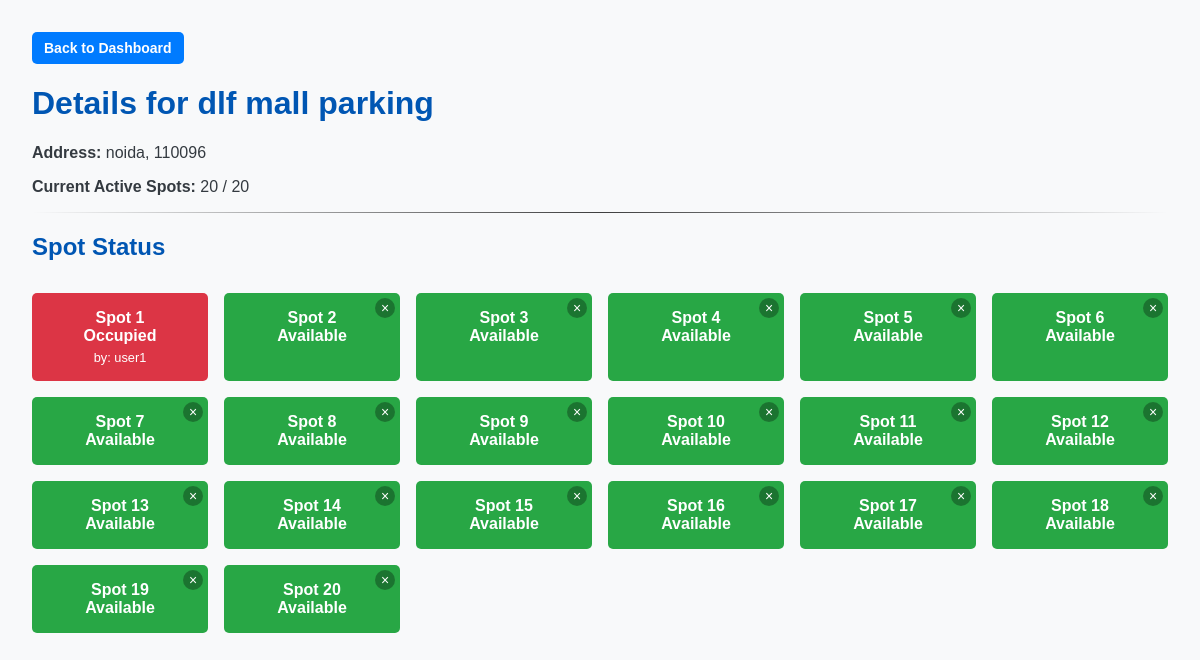
Page /admin/lot/4 (signed in) on the earlier database version.
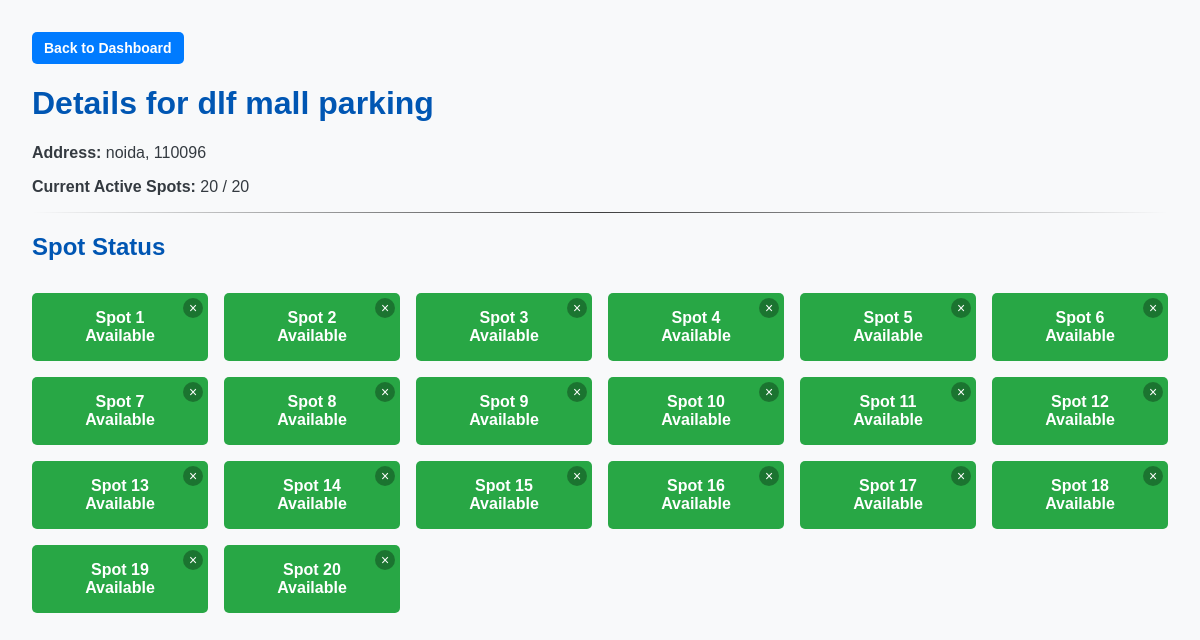
Same page on the later database version.
### models/models.py (models this page shows)
class ParkingSpot(db.Model):
    __tablename__ = 'parking_spots'
    id = db.Column(db.Integer, primary_key=True)
    spot_number = db.Column(db.Integer, nullable=False)
    status = db.Column(db.String(1), default='A', nullable=False)
    lot_id = db.Column(db.Integer, db.ForeignKey('parking_lots.id'), nullable=False)
    bookings = db.relationship('Booking', backref='parking_spot', lazy=True)

class User(db.Model):
    __tablename__ = 'users'
    id = db.Column(db.Integer, primary_key=True)
    username = db.Column(db.String(80), unique=True, nullable=False)
    email = db.Column(db.String(120), unique=True, nullable=False)
    password = db.Column(db.String(128), nullable=False)
    is_admin = db.Column(db.Boolean, default=False, nullable=False)
    bookings = db.relationship('Booking', backref='user', lazy=True)

### app.py (the view)
@app.route('/admin/lot/<int:lot_id>')
def view_lot_details(lot_id):
    if not session.get('is_admin'):
        flash("Admin access required.", "error")
        return redirect(url_for('login'))
    lot = ParkingLot.query.get_or_404(lot_id)
    spot_details = []
    for spot in lot.spots:
        detail = {'spot': spot, 'user': None}
        if spot.status == 'O':
            active_booking = Booking.query.filter_by(spot_id=spot.id, check_out_time=None).first()
            if active_booking:
                detail['user'] = User.query.get(active_booking.user_id)
        spot_details.append(detail)
    return render_template('lot_details.html', lot=lot, spot_details=spot_details)

### templates/lot_details.html (shortened to what this page needs)
<!DOCTYPE html>
<html lang="en">
<head>
    <link rel="stylesheet" href="{{ url_for('static', filename='css/styles.css') }}">
    <link rel="stylesheet" href="{{ url_for('static', filename='css/lot_details.css') }}">
</head>
<body>
    <div>
        <a href="{{ url_for('admin_dashboard') }}" class="btn btn-primary"> Back to Dashboard</a>
    </div>
    <h1>Details for {{ lot.name }}</h1>
    <p><strong>Address:</strong> {{ lot.address }}, {{ lot.pincode }}</p>
    <p><strong>Current Active Spots:</strong> {{ spot_details|length }} / {{ lot.capacity }}</p>
    <hr>
    <h2>Spot Status</h2>
    <div class="spot-grid">
        {% for detail in spot_details %}
            <div class="spot {% if detail.spot.status == 'A' %}available{% else %}occupied{% endif %}">
                Spot {{ detail.spot.spot_number }}
                <br>
                {% if detail.user %}
                    <span>Occupied</span>
                    <span class="user-info">by: {{ detail.user.username }}</span>
                {% else %}
                    <span>Available</span>
                    <form action="{{ url_for('delete_spot', spot_id=detail.spot.id) }}" method="POST" style="display:inline;">
                         <button type="submit" class="delete-spot-btn" title="Delete Spot" onclick="return confirm('Are you sure?');">&times;</button>
                    </form>
                {% endif %}
            </div>
        {% else %}
            <p>No spots found for this lot.</p>
        {% endfor %}
    </div>
</body>
</html>

Differences in the rows shown:
no longer on this page (row unchanged): User: user.username "user1"
changed ParkingSpot (number 1 of 20 on the later page): status "O" → "A" (drawn)
Other differences:
new list line: "Spot Available ×"
new list line: "1"
list line gone: "Spot Occupied by:"
list line gone: "1"
